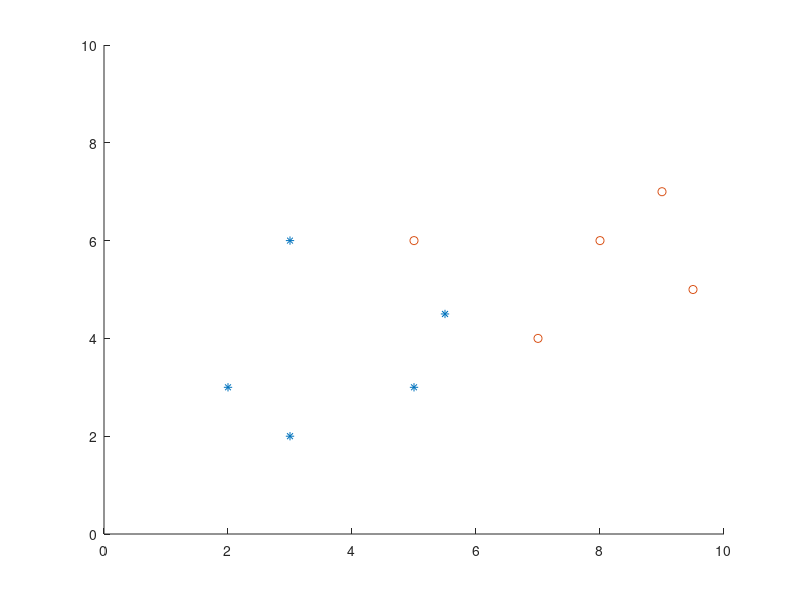

Reproduce this figure in MATLAB. (Note: this script raises an error after producing the figure.)
%------------------------------------------------------------
% Single Neuron classifier
% Demonstration of on-line learning
% Stochastic gradient descent
%------------------------------------------------------------
clear all;
close all;

%--------Training DATA points with CLASS LABEL--------------
x = [1 1 1 1 1 1 1 1 1 1;2 3 3 5 5.5 5 7 8 9 9.5;3 2 6 3 4.5 6 4 6 7 5]';
t = [1 1 1 1 1 0 0 0 0 0]';

figure(1);
axis([0 10 0 10]);
hold on;
plot(x(1:5,2),x(1:5,3),'*');
plot(x(6:10,2),x(6:10,3),'o');
[x1,x2] = meshgrid(0:.1:10,0:.1:10);
hold off;
%-----------------------------------------------------------
%---- Single Neuron Classifier -----------------------------
%---------Gradient descent ---------------------------------

w = [0 0 0]';
L = 40000; % Number of iterations of GD
eta = 0.01;
for i=1:L
	a = x*w;
	y = my_activity(a); 
	e = t - y; % Error
	g = -x'*e;
	w = w - eta*g;	
	if mod(i,2000)==0
		figure(2);
		axis([0 10 0 10]);
		hold on;
		plot(x(1:5,2),x(1:5,3),'*');
		plot(x(6:10,2),x(6:10,3),'o');
		F = 1./(1.+exp(-(w(1)+w(2)*x1+w(3)*x2)));
		contour(x1,x2,F,3);
		hold off;
		pause(1);
	end
	GW(i) = -sum(t.*log(y) + (1-t).*log(1-y));
end

%F = 1./(1.+exp(-(w(1)+w(2)*x1+w(3)*x2)));
%contour(x1,x2,F,3);
%hold off;

figure(3); 
plot(1:L,GW);

figure(4);
axis([0 10 0 10]);
hold on;
plot(x(1:5,2),x(1:5,3),'*');
plot(x(6:10,2),x(6:10,3),'o');
contour(x1,x2,F,3);
hold off;

figure(5);
axis([0 10 0 10 0 1]); hold on;
plot(x(1:5,2),x(1:5,3),'*');
surf(x1,x2,F); hold off;





